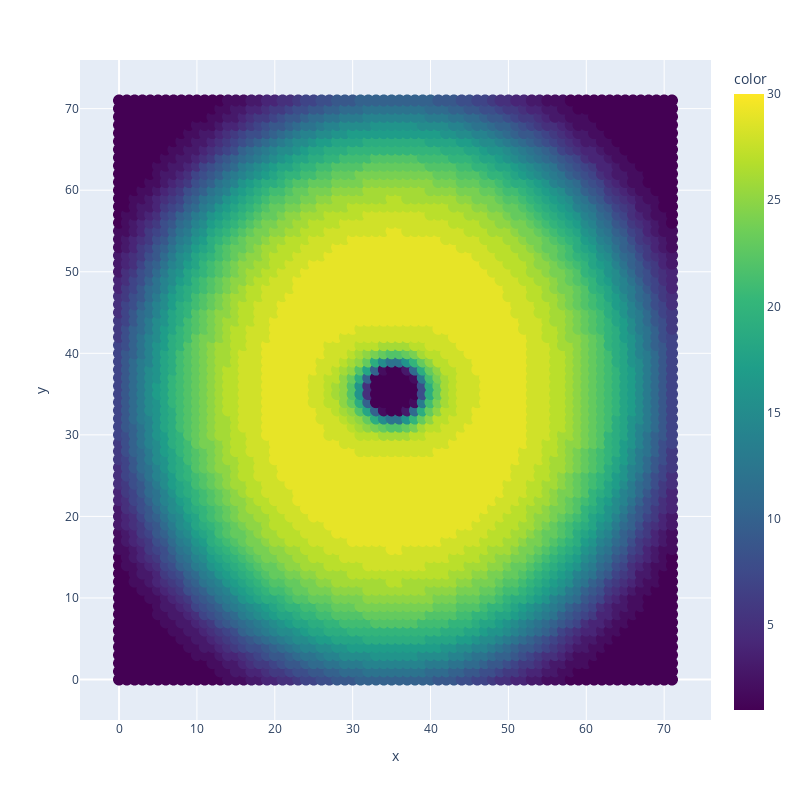

The notebook cell this image was saved under:
### Code cell
location_value = []
frame = 0
index = 0

for i in range(new_input[index].shape[0]):
    for j in range(new_input[index].shape[1]):
        location_value.append([i, j, new_input[index, i, j]])

df = pd.DataFrame(data = location_value, columns=['x', 'y', 'value'])

# df = df[df['value']>0.1]

df['color'] = df['value'].apply(estimate_color)

fig = px.scatter(df, x='x', y='y', color='color', range_color = [1, 30], color_continuous_scale='Viridis', width=800, height=800)

fig.update_traces(marker=dict(size=12), selector=dict(mode='markers'))

fig.show()

### Figure 1 — Plotly figure (JSON) as saved in the notebook; plotly's stock layout.template omitted (floating-point values rounded to 4 significant figures; data arrays with more than 128 entries replaced by an {"elided": "..."} marker saying what was removed)
{"data": [{"hovertemplate": "x=%{x}<br>y=%{y}<br>color=%{marker.color}<extra></extra>", "legendgroup": "", "marker": {"color": {"elided": "5184 int values"}, "coloraxis": "coloraxis", "size": 12, "symbol": "circle"}, "mode": "markers", "name": "", "showlegend": false, "type": "scattergl", "x": {"elided": "5184 int values"}, "xaxis": "x", "y": {"elided": "5184 int values"}, "yaxis": "y"}], "layout": {"coloraxis": {"cmax": 30, "cmin": 1, "colorbar": {"title": {"text": "color"}}, "colorscale": [[0, "#440154"], [0.1111, "#482878"], [0.2222, "#3e4989"], [0.3333, "#31688e"], [0.4444, "#26828e"], [0.5556, "#1f9e89"], [0.6667, "#35b779"], [0.7778, "#6ece58"], [0.8889, "#b5de2b"], [1, "#fde725"]]}, "height": 800, "legend": {"tracegroupgap": 0}, "margin": {"t": 60}, "width": 800, "xaxis": {"anchor": "y", "domain": [0, 1], "title": {"text": "x"}}, "yaxis": {"anchor": "x", "domain": [0, 1], "title": {"text": "y"}}}}
